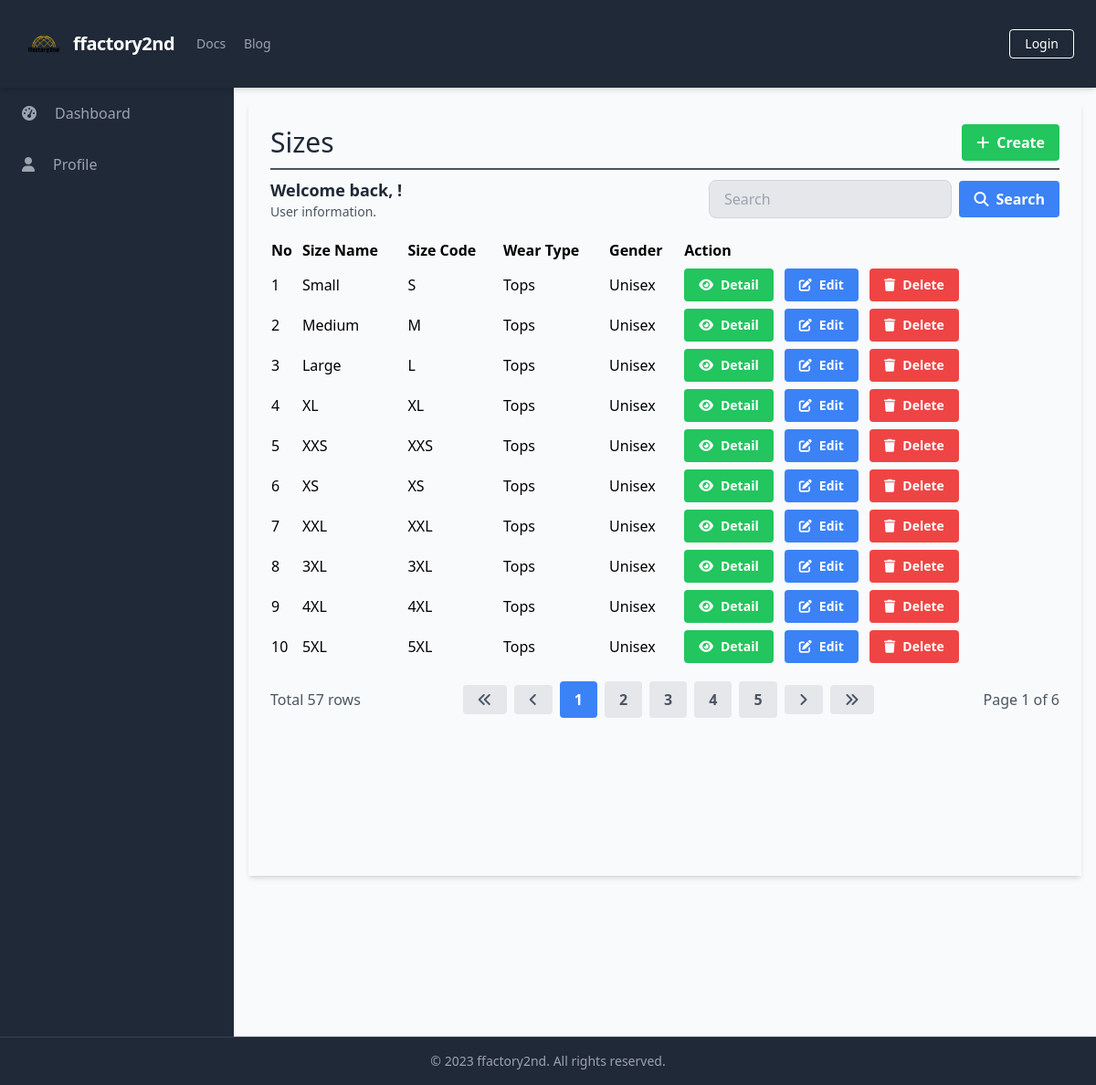
Before: /manage_sizes/manage_sizes_list.php with the older database file.
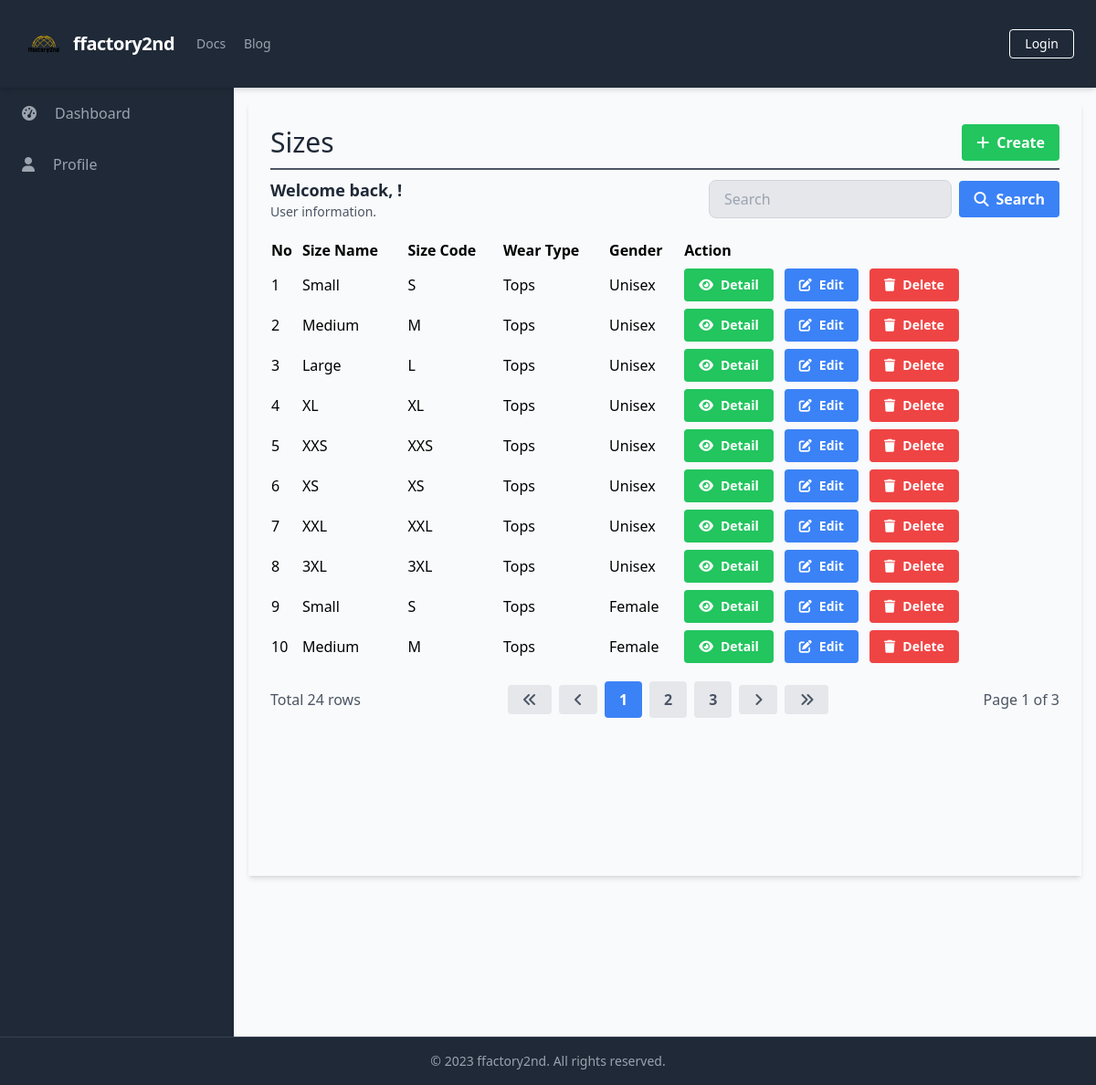
After: the same page with the newer database file.
### tables this page shows
CREATE TABLE `Sizes` (
  `SizeID` int(11) NOT NULL,
  `SizeName` varchar(50) DEFAULT NULL,
  `SizeCode` varchar(10) DEFAULT NULL,
  `WearType` varchar(20) DEFAULT NULL,
  `Gender` varchar(10) DEFAULT NULL
);

### database/connection.php (called while the page is built, shortened)
<?php
$baseUrl = "http://localhost/final_project_ricky_2023/";
$baseTitle = "ffactory2nd";
$baseLogoUrl = "http://localhost/final_project_ricky_2023/static/logo.png";

### public/manage_sizes/manage_sizes_list.php (the view, shortened to what this page needs)
<?php
require_once('../../database/connection.php');
?>
<?php include_once('../components/header.php'); ?>
<div class="h-screen flex flex-col">
    <?php include('../components/navbar.php'); ?>
    <div class="flex-grow bg-gray-50 flex flex-row shadow-md">
        <?php include('../components/sidebar.php'); ?>
        <main class=" bg-gray-50 flex flex-col flex-1 overflow-y-scroll h-screen flex-shrink-0 sc-hide pb-40">
            <div class="flex items-start justify-start p-6 shadow-md m-4 flex-1 flex-col">
                <div class="flex flex-row justify-between items-center w-full border-b-2 border-gray-600 mb-2 pb-2">
                    <h1 class="text-3xl text-gray-800 font-semibol w-full">Sizes</h1>
                    <div class="flex flex-row justify-end items-center">
                        <a href="<?php echo $baseUrl; ?>public/manage_sizes/manage_sizes_create.php" class="bg-green-500 hover-bg-green-700 text-white font-bold py-2 px-4 rounded inline-flex items-center">
                            <i class="fas fa-plus mr-2"></i>
                            <span>Create</span>
                        </a>
                    </div>
                </div>
                <div class="flex flex-col w-full">
                    <?php include('../components/search_manage.php'); ?>
                    <table class="min-w-full">
                        <thead>
                            <tr>
                                <th class="text-left py-1">No</th>
                                <th class="text-left py-1">Size Name</th>
                                <th class="text-left py-1">Size Code</th>
                                <th class="text-left py-1">Wear Type</th>
                                <th class="text-left py-1">Gender</th>
                                <th class="text-left py-1">Action</th>
                            </tr>
                        </thead>
                        <tbody>
                            <?php
                            $searchTerm = isset($_GET['search']) ? $_GET['search'] : '';
                            $page = isset($_GET['page']) ? $_GET['page'] : 1;
                            $query = "SELECT * FROM Sizes
                                      WHERE SizeName LIKE '%$searchTerm%' OR SizeCode LIKE '%$searchTerm%' OR WearType LIKE '%$searchTerm%' OR Gender LIKE '%$searchTerm%'
                                      LIMIT 10 OFFSET " . ($page - 1) * 10;
                            $result = $conn->query($query);
                            $queryCount = "SELECT COUNT(*) AS count FROM Sizes WHERE SizeName LIKE '%$searchTerm%' OR SizeCode LIKE '%$searchTerm%' OR WearType LIKE '%$searchTerm%' OR Gender LIKE '%$searchTerm%'";
                            $resultCount = $conn->query($queryCount);
                            $rowCount = $resultCount->fetch_assoc()['count'];
                            $totalPage = ceil($rowCount / 10);
                            $no = 1;
                            while ($row = $result->fetch_assoc()) {
                            ?>
                                <tr>
                                    <td class="py-1"><?php echo $no++; ?></td>
                                    <td class="py-1"><?php echo $row['SizeName']; ?></td>
                                    <td class="py-1"><?php echo $row['SizeCode']; ?></td>
                                    <td class="py-1"><?php echo $row['WearType']; ?></td>
                                    <td class="py-1"><?php echo $row['Gender']; ?></td>
                                    <td class='py-1'>
                                        <a href="<?php echo $baseUrl; ?>public/manage_sizes/manage_sizes_detail.php?id=<?php echo $row['SizeID'] ?>" class='bg-green-500 hover-bg-green-700 text-white font-bold py-2 px-4 rounded inline-flex items-center mr-2 text-sm'>
                                            <i class='fas fa-eye mr-2'></i>
                                            <span>Detail</span>
                                        </a>
                                        <a href="<?php echo $baseUrl; ?>public/manage_sizes/manage_sizes_update.php?id=<?php echo $row['SizeID'] ?>" class='bg-blue-500 hover-bg-blue-700 text-white font-bold py-2 px-4 rounded inline-flex items-center mr-2 text-sm'>
                                            <i class='fas fa-edit mr-2'></i>
                                            <span>Edit</span>
                                        </a>
                                        <button onclick="confirmDelete(<?php echo $row['SizeID']; ?>)" class='bg-red-500 hover-bg-red-700 text-white font-bold py-2 px-4 rounded inline-flex items-center text-sm'>
                                            <i class='fas fa-trash mr-2'></i>
                                            <span>Delete</span>
                                        </button>
                                    </td>
                                </tr>
                            <?php
                            }
                            ?>
                        </tbody>
                    </table>
                </div>
                <?php include('../components/pagination.php'); ?>
        </main>
    </div>
    <?php include('../components/footer.php'); ?>
</div>
</body>
</html>

### public/components/header.php (shortened to what this page needs)
<!DOCTYPE html>
<html lang="en">
<head>
    <link rel="stylesheet" href="<?php echo $baseUrl; ?>dist/output.css">
    <link rel="stylesheet" href="https://cdn.jsdelivr.net/npm/sweetalert2@11/dist/sweetalert2.min.css">
</head>
<body class="overflow-hidden">

### public/components/navbar.php (shortened to what this page needs)
<nav class="flex items-center justify-between flex-wrap bg-gray-800 p-6 shadow-md sticky top-0">
    <div class="flex items-center flex-shrink-0 text-white mr-6 ">
        <a href="<?php echo $baseUrl; ?>public/index.php" class="flex items-center space-x-2">
            <img src="<?php echo $baseLogoUrl; ?>" alt="Logo" class="w-12" />
            <span class="font-semibold text-xl tracking-tight"><?php echo $baseTitle; ?></span>
        </a>
    </div>
    <div class="w-full block flex-grow lg:flex lg:items-center lg:w-auto">
        <div class="text-sm lg:flex-grow">
            <a href="#responsive-header" class="block mt-4 lg:inline-block lg:mt-0 text-gray-400 hover:text-white mr-4">
                Docs
            </a>
            <a href="#responsive-header" class="block mt-4 lg:inline-block lg:mt-0 text-gray-400 hover:text-white">
                Blog
            </a>
        </div>
        <div>
            <?php
            if (isset($_SESSION['UserID'])) {
                echo '<a href="javascript:void(0);" onclick="confirmLogout()" class="inline-block text-sm px-4 py-2 leading-none border rounded text-white border-white hover:border-transparent hover:text-gray-500 hover:bg-white mt-4 lg:mt-0">Logout</a>';
            } else {
                echo '<a href="login.php" class="inline-block text-sm px-4 py-2 leading-none border rounded text-white border-white hover:border-transparent hover:text-gray-500 hover:bg-white mt-4 lg:mt-0">Login</a>';
            }
            ?>
        </div>
    </div>
</nav>

### public/components/sidebar.php (shortened to what this page needs)
<aside class="bg-gray-800 text-white w-64 overflow-y-scroll h-screen flex-shrink-0 sc-hide">
    <ul class="text-gray-400">
        <li class="px-6 py-4 hover:bg-gray-700 cursor-pointer space-x-2 flex items-center">
            <i class="fas fa-tachometer-alt mr-3"></i>
            <a href="../systems/dashboard.php">Dashboard</a>
        </li>
        <li class="px-6 py-4 hover-bg-gray-700 cursor-pointer space-x-2 flex items-center">
            <i class="fas fa-user mr-3"></i>
            <a href="../profiles/profile.php">Profile</a>
        </li>
    </ul>
    <hr class="mt-60 border-transparent">
</aside>

### public/components/search_manage.php
<div class="flex flex-row justify-between items-center w-full mb-2 pb-2">
    <div>
        <h2 class="text-lg text-gray-800 font-semibold">Welcome back, <?php echo $_SESSION['FullName']; ?>!</h2>
        <p class="text-gray-600 text-sm">User information.</p>
    </div>
    <form class="flex items-center justify-end space-x-2 w-96">
        <input type="text" name="search" class="bg-gray-200 focus-bg-white focus-outline-none border border-gray-300 rounded-lg py-2 px-4 block w-full appearance-none leading-normal" placeholder="Search" value="<?php echo isset($_GET['search']) ? $_GET['search'] : ''; ?>">
        <button type="submit" class="bg-blue-500 hover-bg-blue-700 text-white font-bold py-2 px-4 rounded space-x-2 inline-flex items-center">
            <i class="fas fa-search"></i>
            <span>Search</span>
        </button>
    </form>
</div>

### public/components/pagination.php
<div class="flex flex-row justify-between items-center w-full mt-4">
    <div class="flex flex-row justify-start items-center">
        <span class="text-gray-600">Total <?php echo $rowCount; ?> rows</span>
    </div>
    <div class="flex flex-row justify-end items-center space-x-2">
        <a href="?page=1&search=<?php echo $searchTerm; ?>" class="bg-gray-200 hover-bg-gray-300 text-gray-600 font-bold py-2 px-4 rounded inline-flex items-center">
            <i class="fas fa-angle-double-left"></i>
        </a>
        <a href="?page=<?php if ($page == 1) {
                            echo $page;
                        } else {
                            echo $page - 1;
                        } ?>&search=<?php echo $searchTerm; ?>" class="bg-gray-200 hover-bg-gray-300 text-gray-600 font-bold py-2 px-4 rounded inline-flex items-center">
            <i class="fas fa-angle-left"></i>
        </a>
        <?php
        $startPage = $page - 2;
        $endPage = $page + 2;
        if ($startPage < 1) {
            $endPage += abs($startPage) + 1;
            $startPage = 1;
        }
        if ($endPage > $totalPage) {
            $startPage -= $endPage - $totalPage;
            $endPage = $totalPage;
        }
        if ($startPage < 1) {
            $startPage = 1;
        }
        for ($i = $startPage; $i <= $endPage; $i++) {
            if ($i == $page) {
                echo "<a href='?page=$i&search=$searchTerm' class='bg-blue-500 hover-bg-blue-700 text-white font-bold py-2 px-4 rounded inline-flex items-center'>$i</a>";
            } else {
                echo "<a href='?page=$i&search=$searchTerm' class='bg-gray-200 hover-bg-gray-300 text-gray-600 font-bold py-2 px-4 rounded inline-flex items-center'>$i</a>";
            }
        }
        ?>
        <a href="?page=<?php if ($page == $totalPage) {
                            echo $page;
                        } else {
                            echo $page + 1;
                        } ?>&search=<?php echo $searchTerm; ?>" class="bg-gray-200 hover-bg-gray-300 text-gray-600 font-bold py-2 px-4 rounded inline-flex items-center">
            <i class="fas fa-angle-right"></i>
        </a>
        <a href="?page=<?php echo $totalPage; ?>&search=<?php echo $searchTerm; ?>" class="bg-gray-200 hover-bg-gray-300 text-gray-600 font-bold py-2 px-4 rounded inline-flex items-center">
            <i class="fas fa-angle-double-right"></i>
        </a>
    </div>
    <div class="flex flex-row justify-end items-center ml-2">
        <span class="text-gray-600">Page <?php echo $page; ?> of <?php echo $totalPage; ?></span>
    </div>
</div>

### public/components/footer.php (shortened to what this page needs)
<footer class="bg-gray-800 text-gray-400 py-4 shadow-md mt-auto sticky bottom-0 border-t border-gray-700">
    <div class="container mx-auto text-center text-sm">
        <p>&copy; 2023 <?php echo $baseTitle; ?>. All rights reserved.</p>
    </div>
</footer>

Changed rows visible on the page:
changed sizes (number 9 of 10 on the later page): SizeName "4XL" → "Small"; SizeCode "4XL" → "S"; Gender "Unisex" → "Female"
changed sizes (number 10 of 10 on the later page): SizeName "5XL" → "Medium"; SizeCode "5XL" → "M"; Gender "Unisex" → "Female"
Other visible differences:
$rowCount: "57" → "24"
$totalPage: "6" → "3"
list line gone: "4"
list line gone: "5"
